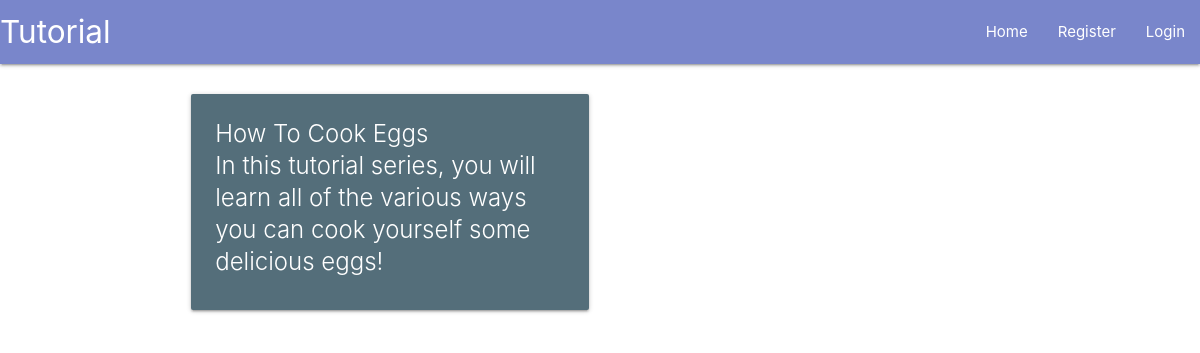
/cooking, run on an earlier commit of the app's database.
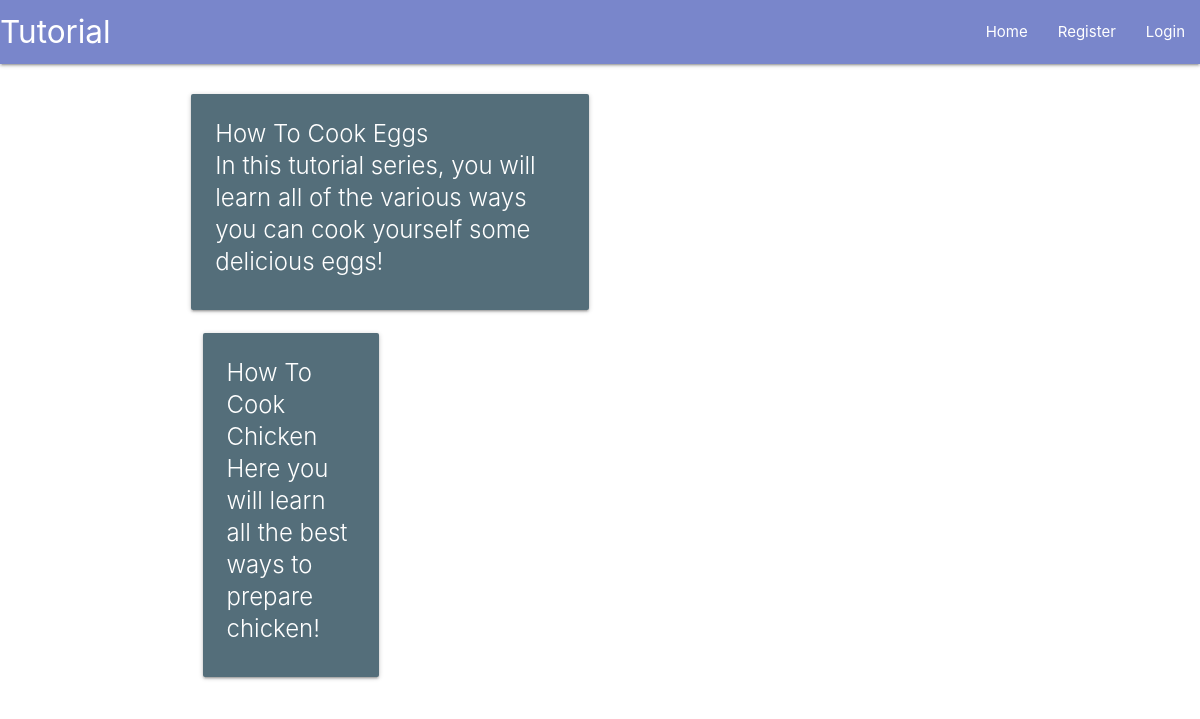
And on a later commit of the database.
### main/models.py (models this page shows, shortened)
class TutorialSeries(models.Model):
    series = models.CharField(max_length=200)
    """
    a series is related to a category via category foreign key.
    on delete tells what to do with related objects when a entity is deleted.
    For example, if a category was deleted, you could set it to cascade and delete all
    series related to that category. We obviously don't want to do that in this case so
    we set it to the default category.
    """
    category = models.ForeignKey(TutorialCategory, default=1, verbose_name="Category", on_delete=models.SET_DEFAULT)
    summary = models.CharField(max_length=200)
    class Meta:
        verbose_name_plural = "Series"

### main/views.py (the view)
# urls.py: path("<single_slug>", views.single_slug, name="single_slug"),
def single_slug(request, single_slug):
    categories = [c.slug for c in TutorialCategory.objects.all()]
    if single_slug in categories:
        matching_series = TutorialSeries.objects.filter(category__slug=single_slug)
        series_urls = {}
        for m in matching_series.all():
            part_one = Tutorial.objects.filter(series__series=m.series).earliest("datePublished")
            series_urls[m] = part_one.slug
        return render(request, "main/category.html", {"part_ones": series_urls})
    tutorials = [t.slug for t in Tutorial.objects.all()]
    if single_slug in tutorials:
        return HttpResponse(f"{single_slug} is a tutorial!!!")
    return HttpResponse(f"{single_slug} does not correspond to anything. 404")

### main/templates/main/category.html
{% extends "main/header.html" %}
{% block content %}
    <div class="row">
        {% for series, partone in part_ones.items %}
        <div class="col s12 m6">
          <a href="{{partone}}", style="color:#000">
            <div class="card blue-grey darken-1 hoverable">
              <div class="card-content white-text">
                <div class="card-title">{{series.series}}</span>
                  <p>{{series.summary}}</p>
              </div>
            </div>
          </a>
        </div>
        {% endfor %}
      </div>
{% endblock %}

### main/templates/main/header.html (shortened to what this page needs)
<head>
    {% load static %}
    <link href="{% static 'main/css/materialize.css' %}" rel="stylesheet">
</head>
<body>
    {% include "main/includes/navbar.html" %}
      <div class="container">
        <br>
        {% block content %}
        {% endblock %}
      </div>
</body>

### main/templates/main/includes/navbar.html
<nav>
  <div class="nav-wrapper">
    <a href="#" class="brand-logo">Tutorial</a>
    <ul id="nav-mobile" class="right hide-on-med-and-down">
      <li><a href="/">Home</a></li>
      {% if user.is_authenticated %}
      <li><a href="/account">{{user.username}}</a></li>
      <li><a href="/logout">Logout</a></li>
      {% else %}
      <li><a href="/register">Register</a></li>
      <li><a href="/login">Login</a></li>
      {% endif %}
    </ul>
  </div>
</nav>

What changed in the data, as far as the page shows it:
added TutorialSeries: series "How To Cook Chicken", summary "Here you will learn all the best ways to prepare chicken!"
